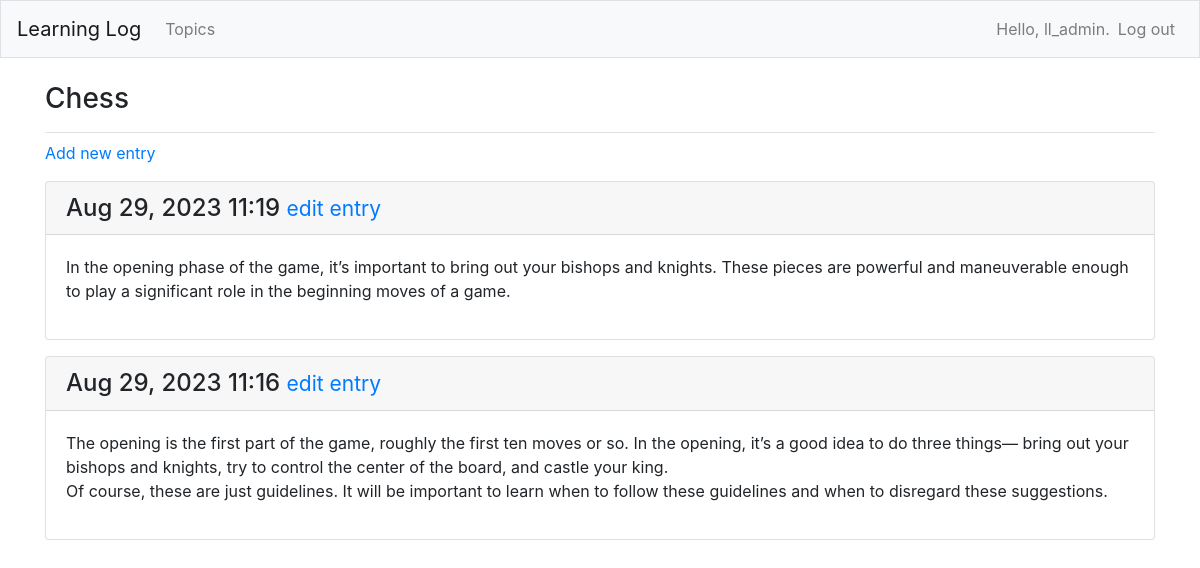
The page /topics/1/ (signed in) on the database its author committed.
### learning_logs/models.py (models this page shows, shortened)
class Topic(models.Model):
    text = models.CharField(max_length=200)
    date_added = models.DateTimeField(auto_now_add=True)
    owner = models.ForeignKey(User, on_delete=models.CASCADE)
    def __str__(self):
        return self.text

class Entry(models.Model):
    topic = models.ForeignKey(Topic, on_delete=models.CASCADE)
    text = models.TextField()
    date_added = models.DateTimeField(auto_now_add=True)
    class Meta:
        verbose_name_plural = 'entries'

### learning_logs/views.py (the view)
# urls.py: path('topics/<int:topic_id>/', views.topic, name='topic'),
@login_required
def topic(request, topic_id):
    topic = Topic.objects.get(id=topic_id)
    if topic.owner != request.user:
        raise Http404
    entries = topic.entry_set.order_by('-date_added')
    context = {'topic': topic, 'entries': entries}
    return render(request, 'learning_logs/topic.html', context)

### learning_logs/templates/learning_logs/topic.html (shortened to what this page needs)
{% extends 'learning_logs/base.html' %}
{% block page_header %}
    <h3>{{ topic }}</h3>
{% endblock page_header %}
{% block content %}
    <p>
        <a href="{% url 'learning_logs:new_entry' topic.id %}">Add new entry</a>
    </p>
    {% for entry in entries %}
        <div class="card mb-3">
            <h4 class="card-header">
                {{ entry.date_added|date:'M d, Y H:i' }}
                <small><a href="{% url 'learning_logs:edit_entry' entry.id %}">edit entry</a></small>
            </h4>
            <div class="card-body">
                {{ entry.text|linebreaks }}
            </div>
        </div>
    {% empty %}
        <p>There are no entries for this topic yet.</p>
    {% endfor %}
{% endblock content %}

### learning_logs/templates/learning_logs/base.html (shortened to what this page needs)
{% load bootstrap4 %}
<!doctype html>
<html lang="en">
<head>
    {% bootstrap_css %}
</head>
<body>
    <nav class="navbar navbar-expand-md navbar-light bg-light mb-4 border">
        <a class="navbar-brand" href="{% url 'learning_logs:index'%}">Learning Log</a>
        <div class="collapse navbar-collapse" id="navbarCollapse">
            <ul class="navbar-nav mr-auto">
                <li class="nav-item">
                    <a class="nav-link" href="{% url 'learning_logs:topics'%}">
                        Topics</a></li>
            </ul>
            <ul class="navbar-nav ml-auto">
                {% if user.is_authenticated %}
                    <li class="nav-item">
                        <span class="navbar-text"}">Hello, {{ user.username }}.</span>
                    </li>
                    <li class="nav-item">
                        <a class="nav-link" href="{% url 'users:logout' %}">Log out</a>
                    </li>
                    {% else %}
                    <li class="nav-item">
                        <a class="nav-link" href="{% url 'users:register' %}">Register</a>
                    </li>
                    <li class="nav-item">
                        <a class="nav-link" href="{% url 'users:login' %}">Log in</a></li>
                    {% endif %}
            </ul>
        </div>
    </nav>
    <main role="main" class="container">
        <div class="pb-2 mb-2 border-bottom">
            {% block page_header %}{% endblock page_header %}
        </div>
        <div>
            {% block content %}{% endblock content %}
        </div>
    </main>
</body>
</html>

### rows shown on the page
Topic: text "Chess"
Entry: date_added "Aug 29, 2023 11:19", text "In the opening phase of the game, it’s important to bring out your bishops and knights. These pieces are powerful and maneuverable enough to play a significant role in the beginning moves of a game."
Entry: date_added "Aug 29, 2023 11:16", text "The opening is the first part of the game, roughly the first ten moves or so. In the opening, it’s a good idea to do three things— bring out your bishops and knights, try to control the center of the board, and castle your king. Of course, these are just guidelines. It will be important to learn when to follow these guidelines and when to disregard these suggestions."

### other values the page prints
{{ user.username }} "ll_admin"
